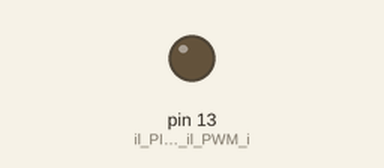
Simulated run of this sketch. Board: Arduino Uno, built with avr-gcc and run on an emulated ATmega328P. On the bench: output pins drawn as LEDs (lit = HIGH).

Above: at 0.15 s.
Timing chart, 0 to 1.6 s (numbered marks = the images above):
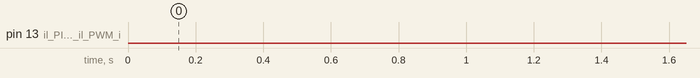

The sketch:

pwm_0_manuale.ino
```cpp
/*
  Manual PWM

  Gestire la modulazione della pulsazione tramite un delay,
  questa tecnica puo' essere usata su qualunque PIN.

  Altre info: http://arduino.cc/en/Tutorial/SecretsOfArduinoPWM
  */


int pausa = 3 ; // pausa in millisecondi
int microPausa = 100 ; // 100 e' Circa 10% del duty cicle @ 1KHz

void setup()
{
  pinMode(13, OUTPUT); // il PIN 13 non ha il PWM in hardware
}

void loop()
{
  brilla();
// microBrilla();

}
// Funzioni personali

void brilla() {
  // lampeggia usando delay(): millesimi di secondo

  digitalWrite(13, HIGH);
  delay(pausa);
  digitalWrite(13, LOW);
  delay(pausa * 9);
}

void microBrilla() {
  // lampeggia usando delayMicroseconds(): millionesimi di secondo

  digitalWrite(13, HIGH);
  delayMicroseconds(microPausa);
  digitalWrite(13, LOW);
  delayMicroseconds(1000 - microPausa);
}
```
